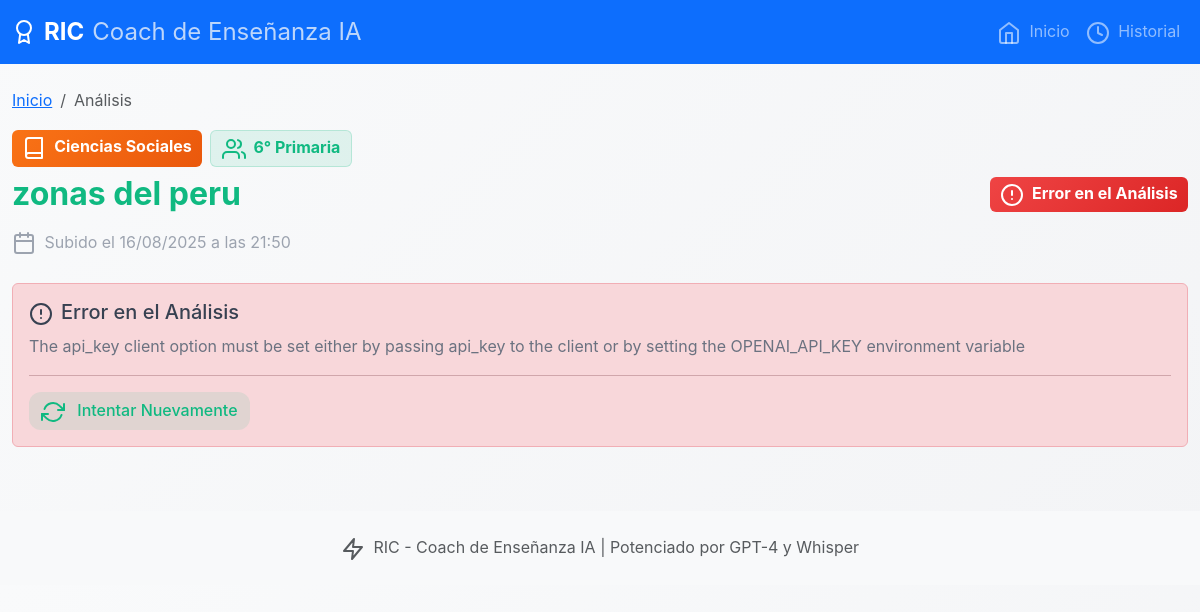
/analyze/6, run on the app's committed database.
### models.py (models this page shows, shortened)
class AudioAnalysis(db.Model):
    id = db.Column(db.Integer, primary_key=True)
    filename = db.Column(db.String(255), nullable=False)
    original_filename = db.Column(db.String(255), nullable=False)
    upload_timestamp = db.Column(db.DateTime, default=datetime.utcnow)
    analysis_timestamp = db.Column(db.DateTime)
    subject = db.Column(db.String(100))  # Materia/asignatura
    grade_level = db.Column(db.String(50))  # Grado escolar
    lesson_topic = db.Column(db.String(255))  # Tema de la clase
    additional_context = db.Column(db.Text)  # Contexto adicional
    transcription_text = db.Column(db.Text)
    transcription_data = db.Column(db.Text)  # JSON string for detailed transcription
    prosody_data = db.Column(db.Text)  # JSON string for prosodic metrics
    ric_feedback = db.Column(db.Text)  # JSON string for AI-generated feedback
    status = db.Column(db.String(50), default='uploaded')  # uploaded, processing, completed, error
    error_message = db.Column(db.Text)

### routes.py (the view, shortened to what this page needs)
@app.route('/analyze/<int:analysis_id>')
def analyze(analysis_id):
    analysis = AudioAnalysis.query.get_or_404(analysis_id)
    return render_template('analysis.html', analysis=analysis)

### templates/analysis.html (shortened to what this page needs)
{% extends "base.html" %}
{% block content %}
<div class="container my-4">
    <div class="row mb-4">
        <div class="col-12">
            <nav aria-label="breadcrumb">
                <ol class="breadcrumb">
                    <li class="breadcrumb-item"><a href="{{ url_for('index') }}">Inicio</a></li>
                    <li class="breadcrumb-item active">Análisis</li>
                </ol>
            </nav>
            <div class="d-flex align-items-center justify-content-between">
                <div>
                    {% if analysis.subject or analysis.grade_level or analysis.lesson_topic %}
                    <div class="educational-context-header mb-3">
                        <div class="d-flex flex-wrap gap-2 mb-2">
                            {% if analysis.subject %}
                            <span class="badge bg-subject-{{ analysis.subject|replace(' ', '_')|replace('/', '_')|lower }} fs-6">
                                <i data-feather="book" class="me-1"></i>
                                {{ analysis.subject }}
                            </span>
                            {% endif %}
                            {% if analysis.grade_level %}
                            <span class="badge bg-grade fs-6">
                                <i data-feather="users" class="me-1"></i>
                                {{ analysis.grade_level }}
                            </span>
                            {% endif %}
                        </div>
                        {% if analysis.lesson_topic %}
                        <h1 class="h2 mb-1 lesson-topic">{{ analysis.lesson_topic }}</h1>
                        {% endif %}
                    </div>
                    {% endif %}
                    <p class="text-soft mb-1">
                        <i data-feather="calendar" class="me-1"></i>
                        Subido el {{ analysis.upload_timestamp.strftime('%d/%m/%Y a las %H:%M') }}
                    </p>
                </div>
                <div class="status-badge">
                    <span class="badge status-badge-{% if analysis.status == 'completed' %}success{% elif analysis.status == 'error' %}danger{% elif analysis.status == 'processing' %}warning{% else %}secondary{% endif %} fs-6">
                        {% if analysis.status == 'completed' %}
                            <i data-feather="check-circle" class="me-1"></i>
                            Análisis Completado
                        {% elif analysis.status == 'error' %}
                            <i data-feather="alert-circle" class="me-1"></i>
                            Error en el Análisis
                        {% elif analysis.status == 'processing' %}
                            <i data-feather="clock" class="me-1"></i>
                            Procesando...
                        {% else %}
                            <i data-feather="upload" class="me-1"></i>
                            Subido
                        {% endif %}
                    </span>
                </div>
            </div>
        </div>
    </div>
    {% if analysis.status == 'error' %}
    <div class="row">
        <div class="col-12">
            <div class="alert alert-danger">
                <h5><i data-feather="alert-circle" class="me-2"></i>Error en el Análisis</h5>
                <p class="mb-0 text-secondary">{{ analysis.error_message or 'Ocurrió un error inesperado durante el análisis.' }}</p>
                <hr>
                <a href="{{ url_for('index') }}" class="btn btn-soft-primary">
                    <i data-feather="refresh-cw" class="me-2"></i>
                    Intentar Nuevamente
                </a>
            </div>
        </div>
    </div>
    {% endif %}
</div>
{% endblock %}

### static/css/style.css (style rules this page uses)
:root { --primary-color: #10b981; --secondary-color: #6b7280; --success-color: #059669; --warning-color: #f59e0b; --danger-color: #ef4444; --accent-color: #8b5cf6; --light-gray: #f9fafb; --medium-gray: #e5e7eb; --text-primary: #374151; --text-secondary: #6b7280; --text-soft: #9ca3af; --educational-blue: #3b82f6; --educational-orange: #f97316; --educational-red: #ef4444; --educational-pink: #ec4899; --educational-indigo: #6366f1; --educational-cyan: #06b6d4; --border-radius: 12px; --box-shadow: 0 4px 6px -1px rgba(0, 0, 0, 0.08), 0 2px 4px -1px rgba(0, 0, 0, 0.04); }
body { font-family: 'Inter', -apple-system, BlinkMacSystemFont, 'Segoe UI', sans-serif; color: var(--text-primary); background: linear-gradient(135deg, #f9fafb 0%, #f3f4f6 100%); line-height: 1.6; }
.text-soft { color: var(--text-soft) !important; }
.text-secondary { color: var(--text-secondary) !important; }
h1, h2, h3, h4, h5, h6 { color: var(--text-primary); }
.lesson-topic { color: var(--primary-color); font-weight: 700; margin-bottom: 0.5rem; }
.container { max-width: 1200px; }
.status-badge { font-size: 0.9rem; }
.bg-subject-ciencias_sociales, .bg-subject-ciencias_sociales___historia { background: linear-gradient(135deg, var(--educational-orange), #ea580c) !important; color: white !important; }
.bg-grade { background: rgba(16, 185, 129, 0.1) !important; color: var(--primary-color) !important; border: 1px solid rgba(16, 185, 129, 0.2); }
.status-badge-danger { background: linear-gradient(135deg, var(--danger-color), #dc2626) !important; color: white !important; border: none; }
.btn-soft-primary { background: rgba(16, 185, 129, 0.1); border: 1px solid rgba(16, 185, 129, 0.2); color: var(--primary-color); font-weight: 500; transition: all 0.3s ease; }
.btn { font-weight: 500; border-radius: var(--border-radius); transition: all 0.3s ease; border: none; }

### data on the page
AudioAnalysis: subject "Ciencias Sociales", grade_level "6° Primaria", lesson_topic "zonas del peru", upload_timestamp "16/08/2025 a las 21:50", error_message "The api_key client option must be set either by passing api_key to the client or by setting the OPENAI_API_KEY environment variable"
